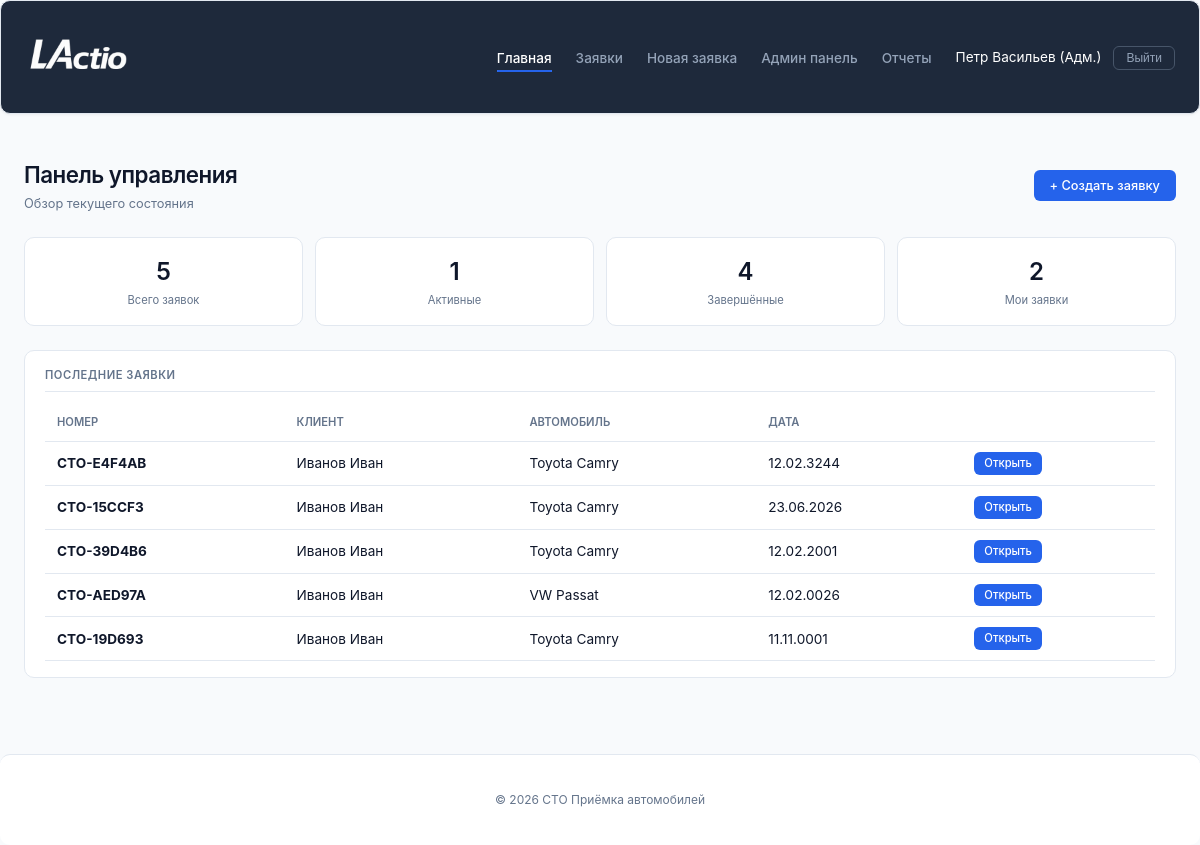
Screenshot of / (signed in) with the database file from the repository.
### service_reception/models.py (models this page shows, shortened)
class User(AbstractUser):
    POSITION_CHOICES = [
        ('admin', 'Администратор'),
        ('receptionist', 'Приёмщик'),
        ('master', 'Мастер'),
    ]
    phone = models.CharField(max_length=20, blank=True, verbose_name='Телефон')
    position = models.CharField(max_length=50, choices=POSITION_CHOICES, default='receptionist', verbose_name='Должность')
    avatar = models.ImageField(upload_to='avatars/', blank=True, null=True, verbose_name='Фото')
    is_approved = models.BooleanField(default=False, verbose_name='Подтверждён администратором')
    class Meta:
        verbose_name = 'Пользователь'
        verbose_name_plural = 'Пользователи'

class RepairRequest(models.Model):
    STATUS_CHOICES = [
        ('draft', 'Черновик'),
        ('active', 'Активна'),
        ('completed', 'Завершена'),
        ('cancelled', 'Отменена'),
    ]
    request_number = models.CharField(max_length=20, unique=True, editable=False)
    receptionist = models.ForeignKey(User, on_delete=models.CASCADE)
    reception_date = models.DateField()
    reception_time = models.TimeField()
    client_name = models.CharField(max_length=200)
    client_phone = models.CharField(max_length=20)
    car_brand = models.CharField(max_length=100)
    car_model = models.CharField(max_length=100)
    license_plate = models.CharField(max_length=20, blank=True)
    vin = models.CharField(max_length=17, blank=True)
    work_types = models.ManyToManyField('WorkType', blank=True)
    issue_description = models.TextField()
    notes = models.TextField(blank=True)
    dashboard_photo = models.ImageField(
        upload_to='dashboard/',
        blank=True,
        null=True,
        verbose_name='Фото приборной панели'
    )
    mileage = models.IntegerField(
        null=True,
        blank=True,
        verbose_name='Пробег (км)'
    )
    status = models.CharField(max_length=20, choices=STATUS_CHOICES, default='draft')
    started_at = models.DateTimeField(null=True, blank=True, verbose_name="Время начала")
    completed_at = models.DateTimeField(null=True, blank=True, verbose_name="Время завершения")
    time_spent = models.DurationField(null=True, blank=True, verbose_name="Затраченное время")

### service_reception/views.py (the view, shortened to what this page needs)
# urls.py: path('', views.home, name='home'),
def home(request):
    if request.user.is_authenticated:
        if request.user.is_staff:
            all_requests = RepairRequest.objects.all()
            my_requests = RepairRequest.objects.filter(receptionist=request.user)
            total_requests = all_requests.count()
            total_active = all_requests.filter(status='active').count()
            total_completed = all_requests.filter(status='completed').count()
            my_requests_count = my_requests.count()
            recent_requests = all_requests.order_by('-reception_date')[:5]
    else:
        total_requests = 0
        total_active = 0
        total_completed = 0
        my_requests_count = 0
        recent_requests = []
    context = {
        'total_requests': total_requests,
        'total_active': total_active,
        'total_completed': total_completed,
        'my_requests_count': my_requests_count,
        'recent_requests': recent_requests,
    }
    return render(request, 'reception/home.html', context)

### service_reception/templates/reception/home.html (shortened to what this page needs)
{% extends 'reception/base.html' %}
{% load static %}
{% block content %}
<div class="page_header">
    <div>
        <div class="title">Панель управления</div>
        <div class="subtitle">Обзор текущего состояния</div>
    </div>
    <div class="actions">
        <a href="{% url 'service_reception:request_create' %}" class="btn btn_primary">+ Создать заявку</a>
    </div>
</div>
<div class="stat_grid">
    <div class="stat_card">
        <div class="stat_card_number">{{ total_requests }}</div>
        <div class="stat_card_label">Всего заявок</div>
    </div>
    <div class="stat_card">
        <div class="stat_card_number">{{ total_active }}</div>
        <div class="stat_card_label">Активные</div>
    </div>
    <div class="stat_card">
        <div class="stat_card_number">{{ total_completed }}</div>
        <div class="stat_card_label">Завершённые</div>
    </div>
    <div class="stat_card">
        <div class="stat_card_number">{{ my_requests_count }}</div>
        <div class="stat_card_label">Мои заявки</div>
    </div>
</div>
<div class="card">
    <div class="card_header">Последние заявки</div>
    {% if recent_requests %}
    <div class="table_wrapper">
        <table class="data_table">
            <thead>
                <tr>
                    <th class="data_table_header">Номер</th>
                    <th class="data_table_header">Клиент</th>
                    <th class="data_table_header">Автомобиль</th>
                    <th class="data_table_header">Дата</th>
                    <th class="data_table_header"></th>
                </tr>
            </thead>
            <tbody>
                {% for req in recent_requests %}
                <tr>
                    <td class="data_table_cell"><strong>{{ req.request_number }}</strong></td>
                    <td class="data_table_cell">{{ req.client_name }}</td>
                    <td class="data_table_cell">{{ req.car_brand }} {{ req.car_model }}</td>
                    <td class="data_table_cell">{{ req.reception_date|date:"d.m.Y" }}</td>
                    <td class="data_table_cell">
                        <a href="{% url 'service_reception:request_detail' req.pk %}" class="btn btn_primary btn_small">Открыть</a>
                    </td>
                </tr>
                {% endfor %}
            </tbody>
        </table>
    </div>
    {% else %}
    <div class="empty_state">Нет заявок</div>
    {% endif %}
</div>
{% endblock %}

### service_reception/templates/reception/base.html (shortened to what this page needs)
{% load static %}
<!DOCTYPE html>
<html lang="ru">
<head>
    <link rel="stylesheet" href="{% static 'css/style.css' %}">
</head>
<body>
    <nav class="navbar_custom">
        <div class="main_container">
            <div class="nav_inner">
                <a class="navbar_brand" href="{% url 'service_reception:home' %}">
                    <img src="{% static 'images/logoo.png' %}" alt="СТО Приёмка" class="logo_img" style="height: 48px !important; width: auto !important;">
                </a>
                <ul class="navbar_menu">
                    <li><a class="navbar_link {% if request.path == '/' %}active{% endif %}" href="{% url 'service_reception:home' %}">Главная</a></li>
                    <li><a class="navbar_link {% if request.path == '/requests/' %}active{% endif %}" href="{% url 'service_reception:request_list' %}">Заявки</a></li>
                    <li><a class="navbar_link {% if request.path == '/requests/create/' %}active{% endif %}" href="{% url 'service_reception:request_create' %}">Новая заявка</a></li>
                    {% if user.is_authenticated %}
                        {% if user.is_staff %}
                            <li><a class="navbar_link {% if '/admin-panel/' in request.path %}active{% endif %}" href="{% url 'service_reception:admin_dashboard' %}">Админ панель</a></li>
                        {% endif %}
                        {% if user.is_staff %}
                            <li><a class="navbar_link {% if '/reports/receptionists/' in request.path %}active{% endif %}" href="{% url 'service_reception:reports_receptionists' %}">Отчеты</a></li>
                        {% endif %}
                        <li class="nav_user">
                            <span class="nav_username">{{ user.get_full_name|default:user.username }}</span>
                            <form method="post" action="{% url 'service_reception:logout' %}" class="nav_logout_form">
                                <button type="submit" class="btn_logout">Выйти</button>
                            </form>
                        </li>
                    {% else %}
                        <li><a class="btn btn_login" href="{% url 'service_reception:login' %}">Вход</a></li>
                        <li><a class="btn btn_register" href="{% url 'service_reception:register' %}">Регистрация</a></li>
                    {% endif %}
                </ul>
            </div>
        </div>
    </nav>
    <main class="main_container">
        {% block content %}{% endblock %}
    </main>
    <footer class="footer_custom">
        <div class="main_container">
            <p>© {% now "Y" %} СТО Приёмка автомобилей</p>
        </div>
    </footer>
</body>
</html>

### rows the page displays
User: get_full_name "Петр Васильев (Адм.)"
RepairRequest: request_number "СТО-E4F4AB", client_name "Иванов Иван", car_brand "Toyota", car_model "Camry", reception_date "12.02.3244"
RepairRequest: request_number "СТО-15CCF3", client_name "Иванов Иван", car_brand "Toyota", car_model "Camry", reception_date "23.06.2026"
RepairRequest: request_number "СТО-39D4B6", client_name "Иванов Иван", car_brand "Toyota", car_model "Camry", reception_date "12.02.2001"
RepairRequest: request_number "СТО-AED97A", client_name "Иванов Иван", car_brand "VW", car_model "Passat", reception_date "12.02.0026"
RepairRequest: request_number "СТО-19D693", client_name "Иванов Иван", car_brand "Toyota", car_model "Camry", reception_date "11.11.0001"

### other values shown
{{ total_requests }} "5"
{{ total_active }} "1"
{{ total_completed }} "4"
{{ my_requests_count }} "2"
